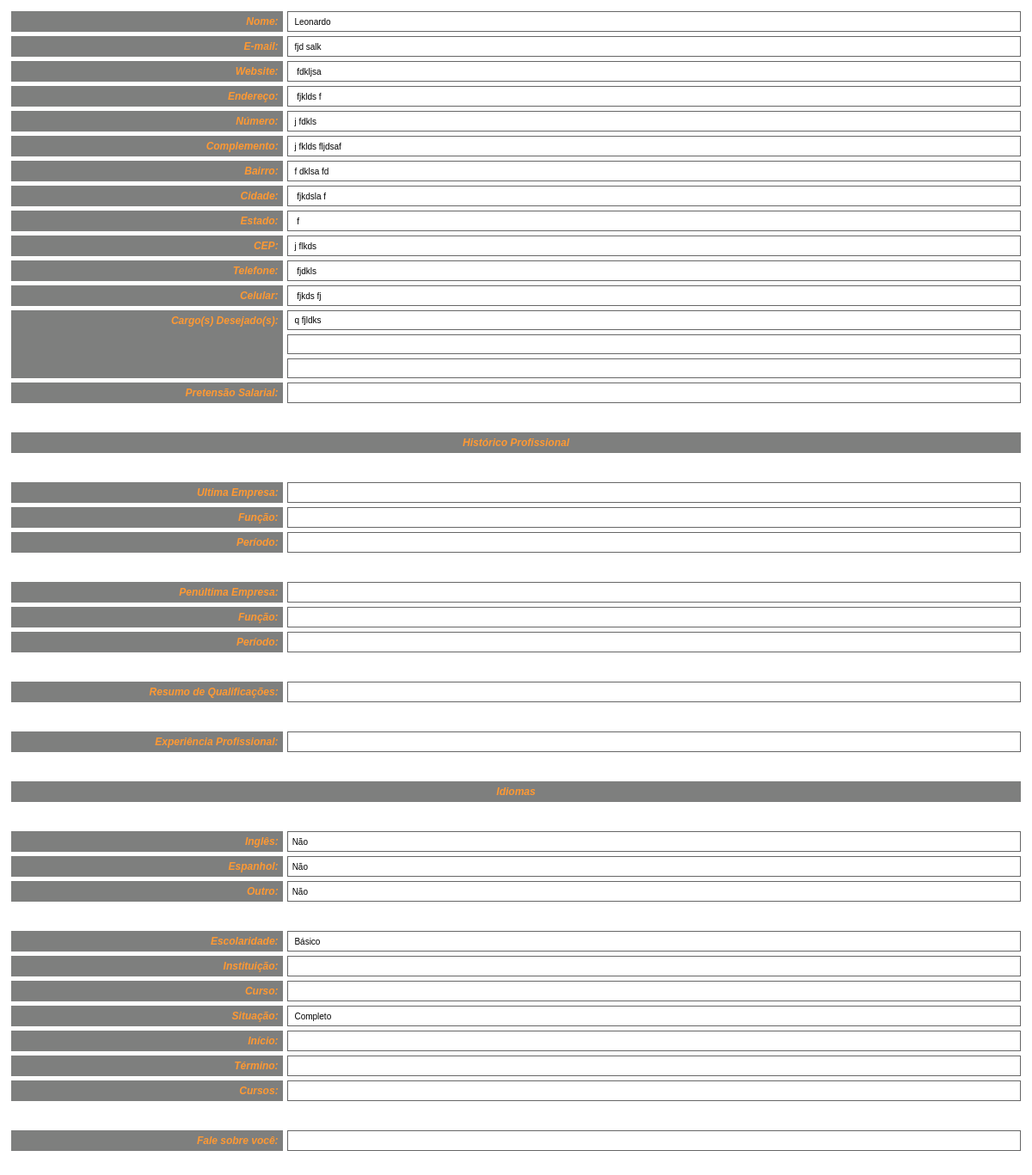
Screenshot of /admin/curriculum/ver_curriculo.php?cd=1 with the database file from the repository.
### tables this page shows
CREATE TABLE IF NOT EXISTS `curriculos` (
  `cd` int(10) unsigned NOT NULL auto_increment,
  `nome` varchar(255) NOT NULL default '',
  `email` varchar(255) NOT NULL default '',
  `website` varchar(255) default NULL,
  `endereco` varchar(255) NOT NULL default '',
  `numero` varchar(10) default NULL,
  `complemento` varchar(100) default NULL,
  `bairro` varchar(100) NOT NULL default '',
  `cidade` varchar(100) NOT NULL default '',
  `estado` char(2) NOT NULL default '',
  `cep` varchar(9) NOT NULL default '',
  `telefone` varchar(30) NOT NULL default '',
  `celular` varchar(30) default NULL,
  `cargo1` varchar(100) default NULL,
  `cargo2` varchar(100) default NULL,
  `cargo3` varchar(100) default NULL,
  `pretensao_salarial` varchar(10) default NULL,
  `ultima_empresa` varchar(100) default NULL,
  `ultima_funcao` varchar(100) default NULL,
  `ultimo_periodo` varchar(30) default NULL,
  `penultima_empresa` varchar(100) default NULL,
  `penultima_funcao` varchar(100) default NULL,
  `penultimo_periodo` varchar(30) default NULL,
  `resumo_qualificacoes` varchar(255) default NULL,
  `experiencia_profissional` varchar(255) default NULL,
  `ingles` char(1) default NULL,
  `nivel_ingles` varchar(13) default NULL,
  `espanhol` char(1) default NULL,
  `nivel_espanhol` varchar(13) default NULL,
  `outro_idioma` varchar(50) default NULL,
  `nivel_outro_idioma` varchar(13) default NULL,
  `escolaridade` varchar(13) default NULL,
  `instituicao` varchar(100) default NULL,
  `curso` varchar(100) default NULL,
  `situacao` varchar(10) default NULL,
  `inicio` varchar(10) default NULL,
  `termino` varchar(10) default NULL,
  `cursos` varchar(255) default NULL,
  `sobre_voce` varchar(255) default NULL,
  PRIMARY KEY  (`cd`)
);

### www/admin/curriculum/ver_curriculo.php (the view, shortened to what this page needs)
<?php
$cd = $_GET["cd"];
	$result = mysql_query("SELECT * FROM curriculos WHERE cd='" . $cd . "'") or die("Erro ao acessar registros no Banco de dados: " . mysql_error());
	$curriculo = mysql_fetch_array($result, MYSQL_ASSOC);
?>
<html>
<head>
</head>
<body>
<table width="100%" border="0" cellspacing="5" cellpadding="5">
  <tr>
    <td width="27%" align="right" valign="top" class="label" bgcolor="#7E7F7E">Nome:</td>
    <td width="73%" class="item">&nbsp;<?=$curriculo["nome"]?></td>
  </tr>
  <tr>
    <td align="right" valign="top" class="label" bgcolor="#7E7F7E">E-mail:</td>
    <td class="item">&nbsp;<?=$curriculo["email"]?></td>
  </tr>
  <tr>
    <td align="right" valign="top" class="label" bgcolor="#7E7F7E">Website:</td>
    <td class="item">&nbsp;<?=$curriculo["website"]?></td>
  </tr>
  <tr>
    <td align="right" valign="top" class="label" bgcolor="#7E7F7E">Endere&ccedil;o:</td>
    <td class="item">&nbsp;<?=$curriculo["endereco"]?></td>
  </tr>
  <tr>
    <td align="right" valign="top" class="label" bgcolor="#7E7F7E">N&uacute;mero:</td>
    <td class="item">&nbsp;<?=$curriculo["numero"]?></td>
  </tr>
  <tr>
    <td align="right" valign="top" class="label" bgcolor="#7E7F7E">Complemento:</td>
    <td class="item">&nbsp;<?=$curriculo["complemento"]?></td>
  </tr>
  <tr>
    <td align="right" valign="top" class="label" bgcolor="#7E7F7E">Bairro:</td>
    <td class="item">&nbsp;<?=$curriculo["bairro"]?></td>
  </tr>
  <tr>
    <td align="right" valign="top" class="label" bgcolor="#7E7F7E">Cidade:</td>
    <td class="item">&nbsp;<?=$curriculo["cidade"]?></td>
  </tr>
  <tr>
    <td align="right" valign="top" class="label" bgcolor="#7E7F7E">Estado:</td>
    <td class="item">&nbsp;<?=$curriculo["estado"]?></td>
  </tr>
  <tr>
    <td align="right" valign="top" class="label" bgcolor="#7E7F7E">CEP:</td>
    <td class="item">&nbsp;<?=$curriculo["cep"]?></td>
  </tr>
  <tr>
    <td align="right" valign="top" class="label" bgcolor="#7E7F7E">Telefone:</td>
    <td class="item">&nbsp;<?=$curriculo["telefone"]?></td>
  </tr>
  <tr>
    <td align="right" valign="top" class="label" bgcolor="#7E7F7E">Celular:</td>
    <td class="item">&nbsp;<?=$curriculo["celular"]?></td>
  </tr>
  <tr>
    <td align="right" valign="top" class="label" bgcolor="#7E7F7E" rowspan="3">Cargo(s) Desejado(s):</td>
    <td class="item">&nbsp;<?=$curriculo["cargo1"]?></td>
  </tr>
  <tr>
    <td class="item">&nbsp;<?=$curriculo["cargo2"]?></td>
  </tr>
  <tr>
    <td class="item">&nbsp;<?=$curriculo["cargo3"]?></td>
  </tr>
  <tr>
    <td align="right" valign="top" class="label" bgcolor="#7E7F7E">Pretens&atilde;o Salarial:</td>
    <td class="item">&nbsp;<?=$curriculo["pretensao_salarial"]?></td>
  </tr>
  <tr>
    <td align="right" valign="top" class="label">&nbsp;</td>
    <td>&nbsp;</td>
  </tr>
  <tr>
    <td align="center" valign="top" class="label" colspan="2" bgcolor="#7E7F7E">Hist&oacute;rico Profissional</td>
  </tr>
  <tr>
    <td align="right" valign="top" class="label">&nbsp;</td>
    <td>&nbsp;</td>
  </tr>
  <tr>
    <td align="right" valign="top" class="label" bgcolor="#7E7F7E">Ultima Empresa:</td>
    <td class="item">&nbsp;<?=$curriculo["ultima_empresa"]?></td>
  </tr>
  <tr>
    <td align="right" valign="top" class="label" bgcolor="#7E7F7E">Fun&ccedil;&atilde;o:</td>
    <td class="item">&nbsp;<?=$curriculo["ultima_funcao"]?></td>
  </tr>
  <tr>
    <td align="right" valign="top" class="label" bgcolor="#7E7F7E">Per&iacute;odo:</td>
    <td class="item">&nbsp;<?=$curriculo["ultimo_periodo"]?></td>
  </tr>
  <tr>
    <td align="right" valign="top" class="label">&nbsp;</td>
    <td>&nbsp;</td>
  </tr>
  <tr>
    <td align="right" valign="top" class="label" bgcolor="#7E7F7E">Pen&uacute;ltima Empresa:</td>
    <td class="item">&nbsp;<?=$curriculo["penultima_empresa"]?></td>
  </tr>
  <tr>
    <td align="right" valign="top" class="label" bgcolor="#7E7F7E">Fun&ccedil;&atilde;o:</td>
    <td class="item">&nbsp;<?=$curriculo["penultima_funcao"]?></td>
  </tr>
  <tr>
    <td align="right" valign="top" class="label" bgcolor="#7E7F7E">Per&iacute;odo:</td>
    <td class="item">&nbsp;<?=$curriculo["penultimo_periodo"]?></td>
  </tr>
  <tr>
    <td align="right" valign="top" class="label">&nbsp;</td>
    <td>&nbsp;</td>
  </tr>
  <tr>
    <td align="right" valign="top" class="label" bgcolor="#7E7F7E">Resumo de Qualifica&ccedil;&otilde;es:</td>
    <td class="item">&nbsp;<?=$curriculo["resumo_qualificacoes"]?></td>
  </tr>
  <tr>
    <td align="right" valign="top" class="label">&nbsp;</td>
    <td>&nbsp;</td>
  </tr>
  <tr>
    <td align="right" valign="top" class="label" bgcolor="#7E7F7E">Experi&ecirc;ncia Profissional:</td>
    <td class="item">&nbsp;<?=$curriculo["experiencia_profissional"]?></td>
  </tr>
  <tr>
    <td align="right" valign="top" class="label">&nbsp;</td>
    <td>&nbsp;</td>
  </tr>
  <tr>
    <td align="center" valign="top" class="label" colspan="2" bgcolor="#7E7F7E">Idiomas</td>
  </tr>
  <tr>
    <td align="right" valign="top" class="label">&nbsp;</td>
    <td>&nbsp;</td>
  </tr>
  <tr>
    <td align="right" valign="top" class="label" bgcolor="#7E7F7E">Ingl&ecirc;s:</td>
    <td class="item">
      <?php
				if ($curriculo["ingles"] == "s") echo($curriculo["nivel_ingles"]);
				else echo("N&atilde;o");
			?>
    </td>
  </tr>
  <tr>
    <td align="right" valign="top" class="label" bgcolor="#7E7F7E">Espanhol:</td>
    <td class="item">
      <?php
				if ($curriculo["espanhol"] == "s") echo($curriculo["nivel_espanhol"]);
				else echo("N&atilde;o");
			?>
    </td>
  </tr>
  <tr>
    <td align="right" valign="top" class="label" bgcolor="#7E7F7E">Outro:</td>
    <td class="item">
      <?php
				if ($curriculo["outro_idioma"] != "") echo($curriculo["outro_idioma"] . " " . $curriculo["nivel_outro_idioma"]);
				else echo("N&atilde;o");
			?>
    </td>
  </tr>
  <tr>
    <td align="right" valign="top" class="label">&nbsp;</td>
    <td>&nbsp;</td>
  </tr>
  <tr>
    <td align="right" valign="top" class="label" bgcolor="#7E7F7E">Escolaridade:</td>
    <td class="item">&nbsp;<?=$curriculo["escolaridade"]?></td>
  </tr>
  <tr>
    <td align="right" valign="top" class="label" bgcolor="#7E7F7E">Institui&ccedil;&atilde;o:</td>
    <td class="item">&nbsp;<?=$curriculo["instituicao"]?></td>
  </tr>
  <tr>
    <td align="right" valign="top" class="label" bgcolor="#7E7F7E">Curso:</td>
    <td class="item">&nbsp;<?=$curriculo["curso"]?></td>
  </tr>
  <tr>
    <td align="right" valign="top" class="label" bgcolor="#7E7F7E">Situa&ccedil;&atilde;o:</td>
    <td class="item">&nbsp;<?=$curriculo["situacao"]?></td>
  </tr>
  <tr>
    <td align="right" valign="top" class="label" bgcolor="#7E7F7E">In&iacute;cio:</td>
    <td class="item">&nbsp;<?=$curriculo["inicio"]?></td>
  </tr>
  <tr>
    <td align="right" valign="top" class="label" bgcolor="#7E7F7E">T&eacute;rmino:</td>
    <td class="item">&nbsp;<?=$curriculo["termino"]?></td>
  </tr>
  <tr>
    <td align="right" valign="top" class="label" bgcolor="#7E7F7E">Cursos:</td>
    <td class="item">&nbsp;<?=$curriculo["cursos"]?></td>
  </tr>
  <tr>
    <td align="right" valign="top" class="label">&nbsp;</td>
    <td>&nbsp;</td>
  </tr>
  <tr>
    <td align="right" valign="top" class="label" bgcolor="#7E7F7E">Fale sobre voc&ecirc;:</td>
    <td class="item">&nbsp;<?=$curriculo["sobre_voce"]?></td>
  </tr>
  <tr>
    <td align="right" valign="top" class="label">&nbsp;</td>
    <td>&nbsp;</td>
  </tr>
</table>
</body>
</html>

### www/admin/curriculum/ver_curriculo.php (style rules this page uses)
.label { font-family: Helvetica, sans-serif; font-size: 12px; color: #FF9933; font-weight: bolder; font-style: italic; }
table { font-family: Helvetica, sans-serif; font-size: 10px; }
.item { border: 1px solid #666666; }

### rows the page displays
curriculos: nome "Leonardo", email "fjd salk", website "fdkljsa", endereco "fjklds f", numero "j fdkls", complemento "j fklds fljdsaf", bairro "f dklsa fd", cidade "fjkdsla f", estado "f", cep "j flkds", telefone "fjdkls", celular "fjkds fj", cargo1 "q fjldks", escolaridade "Básico", situacao "Completo"
